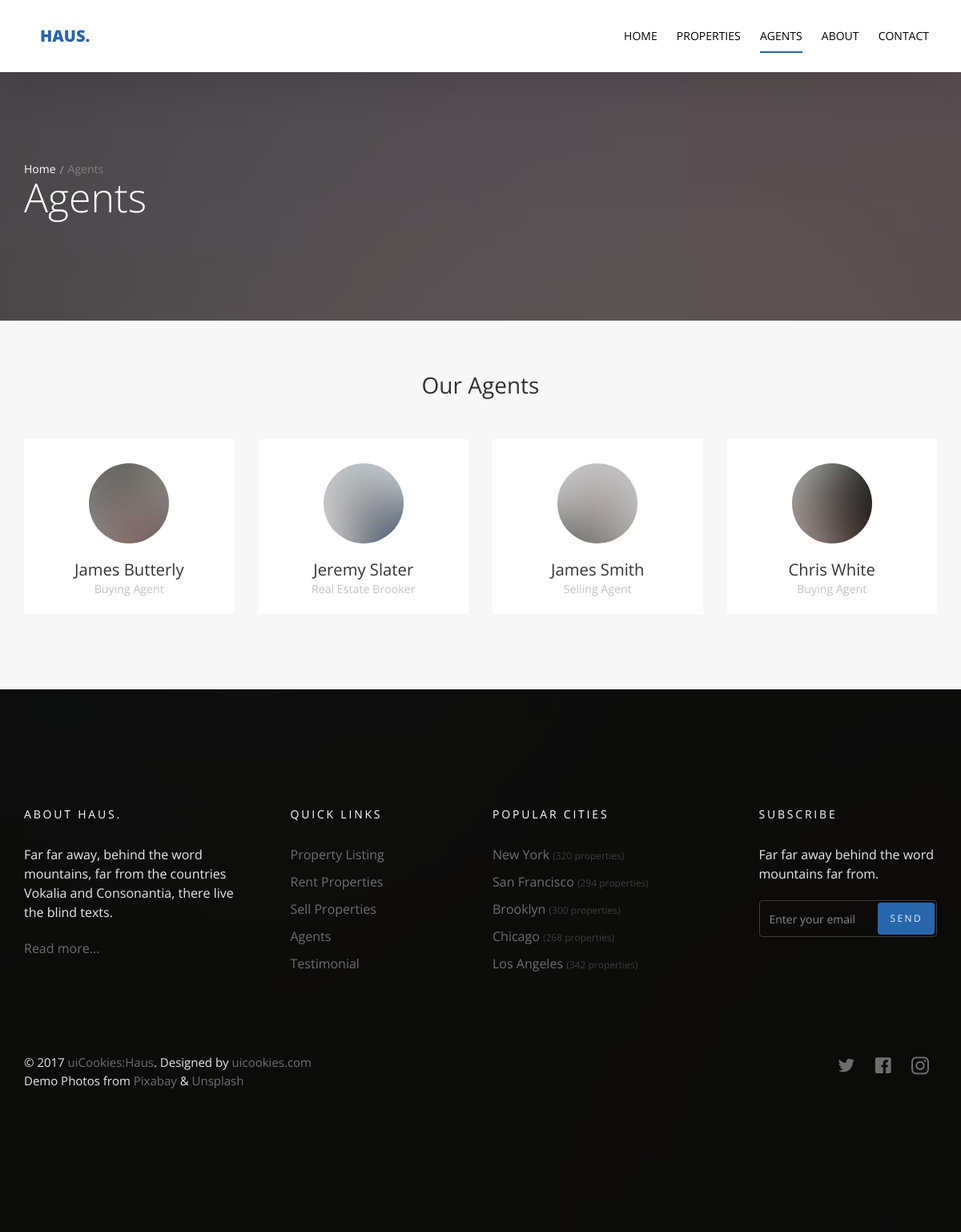
/agents/, run on the app's committed database.
### agents/models.py (models this page shows, shortened)
class Agents(models.Model):
    name = models.CharField(max_length=50)
    title = models.CharField(max_length=50)
    image = models.ImageField(upload_to='agents/%Y/%m/%d')
    date = models.DateTimeField(auto_now=True)
    class Meta:
        verbose_name = 'Agent'
        verbose_name = 'Agent'

### agents/views.py (the view)
# urls.py: path('', views.agents_list, name='agent_list')
def agents_list(request):
    agents_list = Agents.objects.all()
    template = 'agents/agents.html'
    context = {
        'agents_list' : agents_list
    }
    return render(request, template, context)

### agents/templates/agents/agents.html (shortened to what this page needs)
{% extends 'base.html' %}
{% block body %}
  <section class="probootstrap-slider flexslider2 page-inner">
    <div class="overlay"></div>
    <div class="probootstrap-wrap-banner">
      <div class="container">
        <div class="row">
          <div class="col-md-8">
            <div class="page-title probootstrap-animate">
              <div class="probootstrap-breadcrumbs">
                <a href="#">Home</a><span>Agents</span>
              </div>
              <h1>Agents</h1>
            </div>
          </div>
        </div>
      </div>
    </div>
    <ul class="slides">
      <li style="background-image: url(img/slider_1.jpg);"></li>
    </ul>
  </section>
  <section class="probootstrap-section probootstrap-section-lighter">
    <div class="container">
      <div class="row heading">
        <h2 class="mt0 mb50 text-center">Our Agents</h2>
      </div>
      <div class="row">
        {% for agent in agents_list %}
        <div class="col-md-3 col-sm-6">
          <div class="probootstrap-card probootstrap-person text-left">
            <div class="probootstrap-card-media">
              <img src="{{agent.image.url}}" class="img-responsive" alt="Free HTML5 Template by uicookies.com">
            </div>
            <div class="probootstrap-card-text">
              <h2 class="probootstrap-card-heading mb0">{{agent.name}}</h2>
              <p><small>{{agent.title}}</small></p>
            </div>
          </div>
        </div>
        {% endfor %}
      </div>
    </div>
  </section>
  {% endblock body %}

### data on the page
Agents: image (picture), name "James Butterly", title "Buying Agent"
Agents: image (picture), name "Jeremy Slater", title "Real Estate Brooker"
Agents: image (picture), name "James Smith", title "Selling Agent"
Agents: image (picture), name "Chris White", title "Buying Agent"
